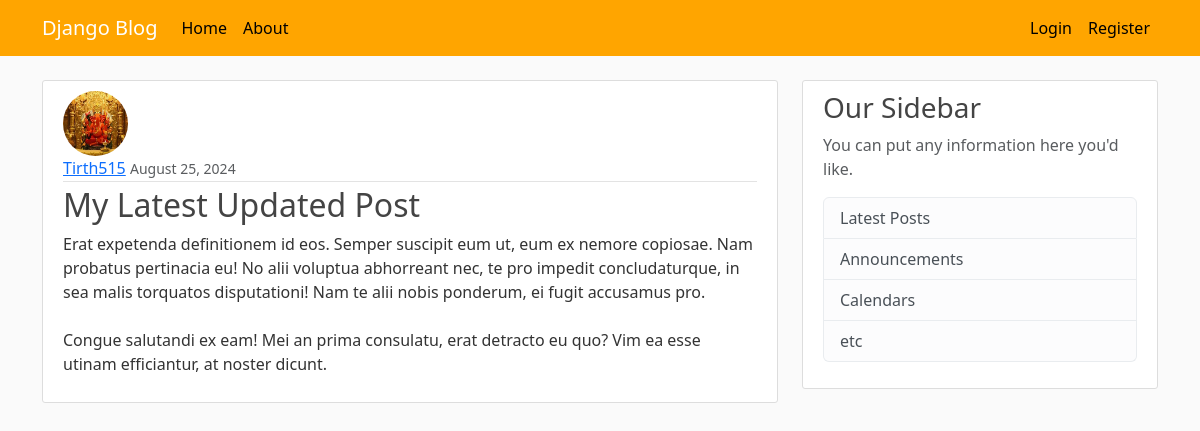
Screenshot of /post/32/ with the database file from the repository.
### blog/models.py (models this page shows, shortened)
class Post(models.Model):
    title=models.CharField(max_length=100)
    content=models.TextField()
    date_posted=models.DateTimeField(default=timezone.now)
    author=models.ForeignKey(User,on_delete=models.CASCADE)

### users/models.py (models this page shows, shortened)
class Profile(models.Model):
    user=models.OneToOneField(User,on_delete=models.CASCADE)
    image=models.ImageField(default='profile-pics/default.jpg',upload_to='profile-pics')

### blog/views.py (the view)
# urls.py: path("post/<int:pk>/",PostDetailView.as_view(),name='post-detail'),
class PostDetailView(DetailView):
    model = Post

### blog/templates/blog/post_detail.html (shortened to what this page needs)
{% extends "blog/base.html" %}
{% block content %}
    <article class="media content-section">
        <img src="{{ object.author.profile.image.url }}" alt="profile" class="rounded-circle article-img">
        <div class="media-body">
        <div class="article-metadata">
            <a class="mr-2" href="{% url 'user-posts' object.author.username %}">{{ object.author }}</a>
            <small class="text-muted">{{ object.date_posted|date:"F d, Y" }}</small>
        </div>
        <h2 class="article-title">{{ object.title }}</h2>
        <p class="article-content">{{ object.content }}</p>
        </div>
    </article>
{% endblock content %}

### blog/static/blog/main.css (style rules this page uses)
body { background: #fafafa; color: #333333; margin-top: 5rem; }
h1, h2, h3, h4, h5, h6 { color: #444444; }
.content-section { background: #ffffff; padding: 10px 20px; border: 1px solid #dddddd; border-radius: 3px; margin-bottom: 20px; }
.article-title { color: #444444; }
.article-content { white-space: pre-line; }
.article-img { height: 65px; width: 65px; margin-right: 16px; }
.article-metadata { padding-bottom: 1px; margin-bottom: 4px; border-bottom: 1px solid #e3e3e3 }

### rows the page displays
Post: author.profile.image (picture), author "Tirth515", date_posted "August 25, 2024", title "My Latest Updated Post", content "Erat expetenda definitionem id eos. Semper suscipit eum ut, eum ex nemore copiosae. Nam probatus pertinacia eu! No alii voluptua abhorreant nec, te pro impedit concludaturque, in sea malis torquatos disputationi! Nam te alii nobis ponderum, ei fugit accusamus pro. Congue salutandi ex eam! Mei an prima consulatu, erat detracto eu quo? Vim ea esse utinam efficiantur, at noster dicunt."
